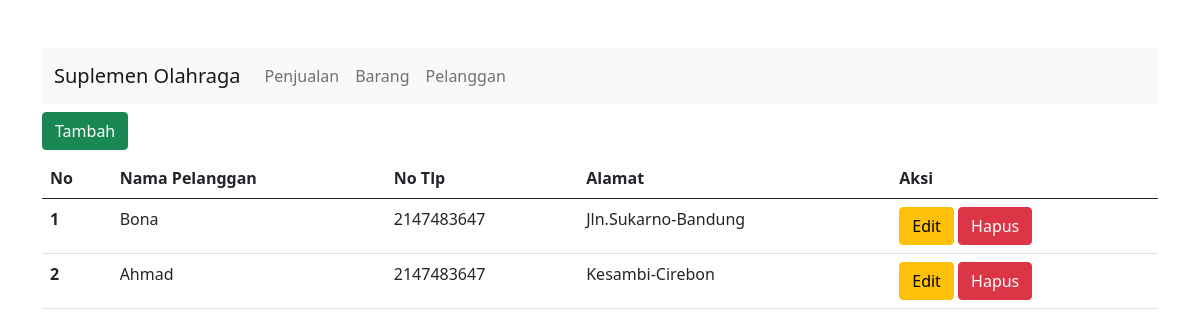
The app's page /index.php/pelanggan with its own data.
### tables this page shows
CREATE TABLE `pelanggan` (
  `pelanggan_id` int(11) NOT NULL,
  `nama_pelanggan` varchar(50) NOT NULL,
  `no_tlp` int(15) NOT NULL,
  `alamat` text NOT NULL
);

### application/controllers/Pelanggan.php (called while the page is built, shortened)
<?php
class Pelanggan extends CI_Controller
{
	public function __construct()
	{
		$this->load->model('PelangganModel');
	}
	public function index()
	{
		$data['allpelanggan'] = $this->PelangganModel->get_all_data_pelanggan();
		$data['title'] = "Daftar Pelanggan";
		$this->load->view('templates/header',$data);
		$this->load->view('pelanggan/index', $data);
		$this->load->view('templates/footer');
	}
}

### index.php (called while the page is built, shortened)
<?php
require_once BASEPATH.'core/CodeIgniter.php';

### application/models/PelangganModel.php (called while the page is built, shortened)
<?php
class PelangganModel extends CI_Model {
    public function get_all_data_pelanggan()
    {
            $query = "SELECT * FROM pelanggan";
            return $this->db->query($query)->result_array();
    }
}

### application/views/pelanggan/index.php (the view)
<div class="row mt-2">
    <div class="col-3">
      <a href="<?= base_url('pelanggan/create') ?>" class="btn btn-success">Tambah</a>
    </div>
  </div>
  <table class="table mt-2">
    <thead>
      <tr>
        <th scope="col">No</th>
        <th scope="col">Nama Pelanggan</th>
        <th scope="col">No Tlp</th>
        <th scope="col">Alamat</th>
        <th scope="col">Aksi</th>
      </tr>
    </thead>
    <tbody>
      <?php
      foreach ($allpelanggan as $no => $pelanggan) {
      ?>
        <tr>
          <th scope="row"><?= $no + 1 ?></th>
          <td><?=$pelanggan['nama_pelanggan']; ?></td>
          <td><?=$pelanggan['no_tlp']; ?></td>
          <td><?=$pelanggan['alamat']; ?></td>
          <td>
            <a href="<?= base_url('pelanggan/edit/' . $pelanggan['pelanggan_id']) ?>" class="btn btn-warning">Edit</a>
            <a href="<?= base_url('pelanggan/hapus/' . $pelanggan['pelanggan_id']) ?>" class="btn btn-danger">Hapus</a>
          </td>
        </tr>
      <?php } ?>
    </tbody>
  </table>

### records on screen
pelanggan: nama_pelanggan "Bona", no_tlp "2147483647", alamat "Jln.Sukarno-Bandung"
pelanggan: nama_pelanggan "Ahmad", no_tlp "2147483647", alamat "Kesambi-Cirebon"
